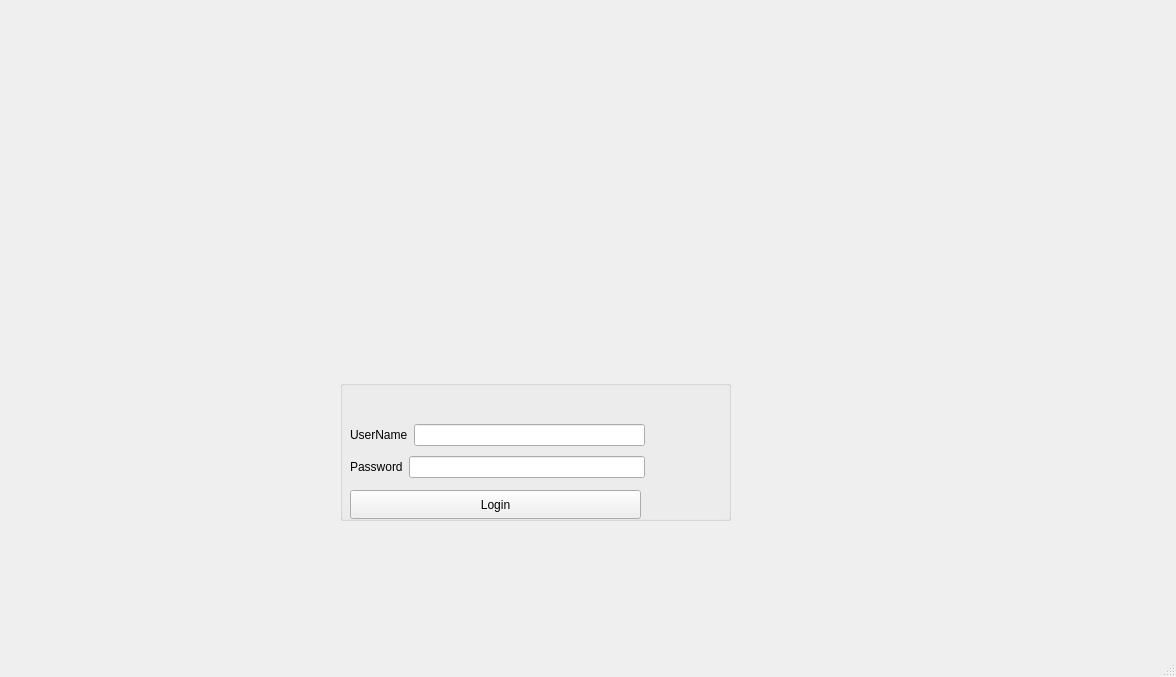
<?xml version="1.0" encoding="UTF-8"?>
<ui version="4.0">
 <class>MainWindow</class>
 <widget class="QMainWindow" name="MainWindow">
  <property name="geometry">
   <rect>
    <x>0</x>
    <y>0</y>
    <width>1176</width>
    <height>677</height>
   </rect>
  </property>
  <property name="windowTitle">
   <string>MainWindow</string>
  </property>
  <widget class="QWidget" name="centralwidget">
   <widget class="QGroupBox" name="groupBox_signin">
    <property name="geometry">
     <rect>
      <x>340</x>
      <y>380</y>
      <width>391</width>
      <height>141</height>
     </rect>
    </property>
    <property name="title">
     <string/>
    </property>
    <widget class="QPushButton" name="pushButton_login">
     <property name="geometry">
      <rect>
       <x>10</x>
       <y>110</y>
       <width>291</width>
       <height>29</height>
      </rect>
     </property>
     <property name="text">
      <string>Login</string>
     </property>
    </widget>
    <widget class="QWidget" name="layoutWidget">
     <property name="geometry">
      <rect>
       <x>10</x>
       <y>40</y>
       <width>295</width>
       <height>63</height>
      </rect>
     </property>
     <layout class="QVBoxLayout" name="verticalLayout">
      <item>
       <layout class="QHBoxLayout" name="horizontalLayout">
        <item>
         <widget class="QLabel" name="label_username">
          <property name="text">
           <string>UserName</string>
          </property>
         </widget>
        </item>
        <item>
         <widget class="QLineEdit" name="lineEdit_username"/>
        </item>
       </layout>
      </item>
      <item>
       <layout class="QHBoxLayout" name="horizontalLayout_2">
        <item>
         <widget class="QLabel" name="label_password">
          <property name="text">
           <string>Password</string>
          </property>
         </widget>
        </item>
        <item>
         <widget class="QLineEdit" name="lineEdit_password"/>
        </item>
       </layout>
      </item>
     </layout>
    </widget>
   </widget>
  </widget>
  <widget class="QMenuBar" name="menubar">
   <property name="geometry">
    <rect>
     <x>0</x>
     <y>0</y>
     <width>1176</width>
     <height>26</height>
    </rect>
   </property>
  </widget>
  <widget class="QStatusBar" name="statusbar"/>
 </widget>
 <resources/>
 <connections/>
</ui>
